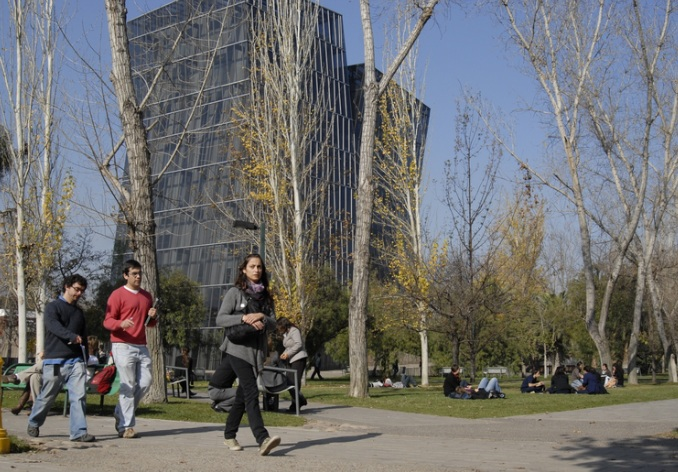
#> input picture RecuperacionDeInformacion/Codigos/Anexo 01.2-Ejemplos OpenCV (python)/imagen1.jpg, 678 x 472 px
$ python tarea1-parte1.py '../../Codigos/Anexo 01.2-Ejemplos OpenCV (python)' out
#> lines starting #> are read from the running program, lines starting #| are printed output that depends on the picture
### RecuperacionDeInformacion/Tarea1/Classes/ImageDataset.py
import os

import cv2

import t1_util


class ImageDataset:
    def __init__(self, carpeta, extension=".jpg"):
        self._extension = str(extension)
        self.carpeta = carpeta

    @property
    def carpeta(self):
        return self._carpeta

    @carpeta.setter
    def carpeta(self, valor):
        if not os.path.isdir(valor):
            raise NotADirectoryError("no existe directorio {}".format(valor))
        self._carpeta = valor
        self._nombres = self._listar()

    @property
    def extension(self):
        return self._extension

    # [4 lines left out: function extension, not called in this run]

    @property
    def nombres(self):
        return self._nombres

    def _listar(self):
        nombres = t1_util.listar_archivos_con_extension(self._carpeta, self._extension)
        if not nombres:
            raise FileNotFoundError("no hay imágenes {} en {}".format(
                self._extension, self._carpeta))
        return nombres

    def ruta(self, nombre):
        return os.path.join(self._carpeta, nombre)

    def leer(self, nombre):
        imagen = cv2.imread(self.ruta(nombre), cv2.IMREAD_COLOR)
        if imagen is None:
            raise IOError("no puedo abrir la imagen: " + self.ruta(nombre))
        return imagen

    def __len__(self):
        return len(self._nombres)

    def __iter__(self):
        for nombre in self._nombres:
            yield nombre, self.leer(nombre)

    def __repr__(self):
        return "ImageDataset({}, {} imágenes)".format(self._carpeta, len(self))

### RecuperacionDeInformacion/Tarea1/Tarea1-Armando-Arredondo-Valle/Classes/ImagePreprocessor.py
import cv2


class ImagePreprocessor:
    def __init__(self, size=128, equalizar=True, interpolacion=cv2.INTER_AREA):
        self.size = size
        self.equalizar = equalizar
        self.interpolacion = interpolacion

    @property
    def size(self):
        return self._size

    @size.setter
    def size(self, valor):
        valor = int(valor)
        if valor < 1:
            raise ValueError("size debe ser >= 1, recibí {}".format(valor))
        self._size = valor

    @property
    def equalizar(self):
        return self._equalizar

    @equalizar.setter
    def equalizar(self, valor):
        self._equalizar = bool(valor)

    @property
    def interpolacion(self):
        return self._interpolacion

    @interpolacion.setter
    def interpolacion(self, valor):
        self._interpolacion = int(valor)

    def redimensionar(self, imagen_bgr):
        return cv2.resize(imagen_bgr, (self.size, self.size),
                          interpolation=self.interpolacion)

    @staticmethod
    def ecualizar_canales(imagen_bgr):
        return cv2.merge([cv2.equalizeHist(canal) for canal in cv2.split(imagen_bgr)])

    @staticmethod
    def reflejar(imagen_bgr):
        return cv2.flip(imagen_bgr, 1)

    def preparar(self, imagen_bgr):
        imagen = self.redimensionar(imagen_bgr)
        if self.equalizar:
            imagen = self.ecualizar_canales(imagen)
        return imagen

    @classmethod
    def desde_config(cls, config):
        return cls(size=config.size, equalizar=config.equalizar)

    def __repr__(self):
        return "ImagePreprocessor(size={}, equalizar={})".format(self.size, self.equalizar)

### RecuperacionDeInformacion/Tarea1/Tarea1-Armando-Arredondo-Valle/Classes/ZoneGrid.py
class Zona:
    def __init__(self, nivel, fila, col, rect, histograma=None):
        self._nivel = int(nivel)
        self._fila = int(fila)
        self._col = int(col)
        self._rect = tuple(rect)
        self.histograma = histograma

    @property
    def nivel(self):
        return self._nivel

    @property
    def fila(self):
        return self._fila

    @property
    def col(self):
        return self._col

    @property
    def rect(self):
        return self._rect

    @property
    def ancho(self):
        return self._rect[2] - self._rect[0]

    @property
    def alto(self):
        return self._rect[3] - self._rect[1]

    @property
    def histograma(self):
        return self._histograma

    @histograma.setter
    def histograma(self, valor):
        self._histograma = valor

    def recortar(self, imagen):
        x0, y0, x1, y1 = self._rect
        return imagen[y0:y1, x0:x1]

    def __repr__(self):
        return "Zona(nivel={}, fila={}, col={}, rect={})".format(
            self.nivel, self.fila, self.col, self.rect)


class ZoneGrid:
    def __init__(self, niveles):
        self.niveles = niveles

    @property
    def niveles(self):
        return list(self._niveles)

    @niveles.setter
    def niveles(self, valor):
        niveles = [int(n) for n in valor]
        if not niveles or any(n < 1 for n in niveles):
            raise ValueError("niveles debe ser una lista de enteros >= 1, recibí {}".format(valor))
        self._niveles = niveles

    @property
    def cantidad_zonas(self):
        return sum(nivel * nivel for nivel in self._niveles)

    @staticmethod
    def limites(maximo_no_incluido, cantidad):
        lista = [round(maximo_no_incluido * i / cantidad) for i in range(cantidad)]
        lista.append(maximo_no_incluido)
        return lista

    def zonas(self, alto, ancho):
        for nivel in self._niveles:
            ly = self.limites(alto, nivel)
            lx = self.limites(ancho, nivel)
            for fila in range(nivel):
                for col in range(nivel):
                    rect = (lx[col], ly[fila], lx[col + 1], ly[fila + 1])
                    yield Zona(nivel, fila, col, rect)

    def zonas_de(self, imagen):
        for zona in self.zonas(imagen.shape[0], imagen.shape[1]):
            yield zona, zona.recortar(imagen)

    @classmethod
    def desde_config(cls, config):
        return cls(config.niveles)

    def __repr__(self):
        return "ZoneGrid(niveles={}, {} zonas)".format(self.niveles, self.cantidad_zonas)

### RecuperacionDeInformacion/Tarea1/Tarea1-Armando-Arredondo-Valle/Classes/ColorHistogram3D.py
import cv2


class ColorHistogram3D:
    CANALES = [0, 1, 2]
    RANGO = [0, 256, 0, 256, 0, 256]

    def __init__(self, bins=8):
        self.bins = bins

    @property
    def bins(self):
        return self._bins

    @bins.setter
    def bins(self, valor):
        valor = int(valor)
        if not 1 <= valor <= 256:
            raise ValueError("bins debe estar entre 1 y 256, recibí {}".format(valor))
        self._bins = valor

    @property
    def largo(self):
        return self._bins ** 3

    def contar(self, region_bgr):
        bins = self._bins
        return cv2.calcHist([region_bgr], self.CANALES, None,
                            [bins, bins, bins], self.RANGO).flatten()

    @staticmethod
    def normalizar(histograma):
        suma = histograma.sum()
        if suma > 0:
            histograma = histograma / suma
        return histograma

    def calcular(self, region_bgr):
        return self.normalizar(self.contar(region_bgr))

    @classmethod
    def desde_config(cls, config):
        return cls(bins=config.bins)

    def __repr__(self):
        return "ColorHistogram3D(bins={}, largo={})".format(self.bins, self.largo)

### RecuperacionDeInformacion/Tarea1/Classes/DescriptorIndex.py
import os

import numpy

from Classes.DescriptorConfig import DescriptorConfig


class DescriptorIndex:
    ARCHIVO = "descriptores.npz"

    def __init__(self, nombres, matriz, config):
        nombres = list(nombres)
        if len(nombres) != matriz.shape[0]:
            raise ValueError("nombres y matriz no calzan: {} vs {}".format(
                len(nombres), matriz.shape[0]))
        self._nombres = nombres
        self._matriz = matriz
        self._config = config

    @property
    def nombres(self):
        return self._nombres

    @property
    def matriz(self):
        return self._matriz

    @property
    def config(self):
        return self._config

    @property
    def dimensiones(self):
        return self._matriz.shape[1]

    def nombre_de(self, fila):
        return self._nombres[int(fila)]

    def descriptor_de(self, nombre):
        return self._matriz[self._nombres.index(nombre)]

    def __len__(self):
        return len(self._nombres)

    @classmethod
    def construir(cls, dataset, descriptor, flip=False, verbose=False, cada=200):
        matriz = numpy.zeros((len(dataset), descriptor.largo), numpy.float32)
        for k, (nombre, imagen) in enumerate(dataset):
            matriz[k] = descriptor.describir(imagen, flip=flip)
            cls._avisar(verbose, cada, k, len(dataset))
#> this loop made 2 passes
#> pass 1, in preparar, `imagen = self.redimensionar(imagen_bgr)`:
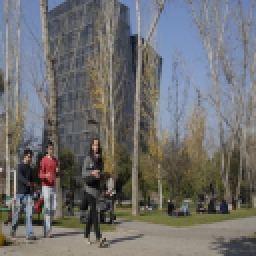
#> imagen: shape (128, 128, 3) (shown 2 times larger); mean B, G, R 109.4, 110.1, 110
#> pass 1, in preparar, `imagen = self.ecualizar_canales(imagen)`:
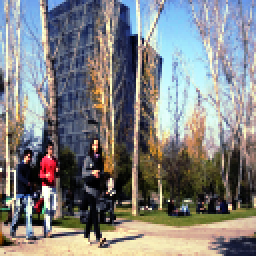
#> imagen: shape (128, 128, 3) (shown 2 times larger); mean B, G, R 128.2, 128.7, 128.6
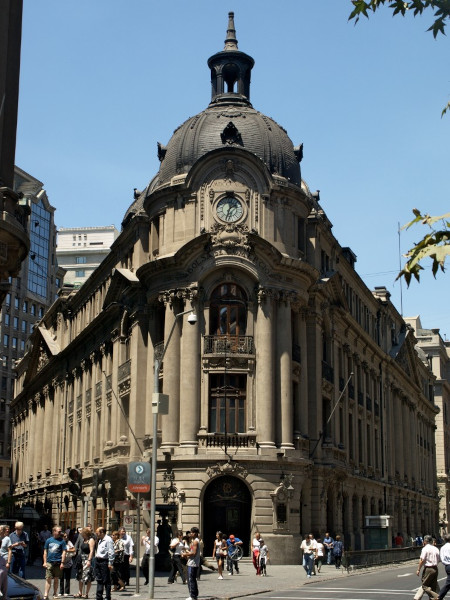
#> input picture RecuperacionDeInformacion/Codigos/Anexo 01.2-Ejemplos OpenCV (python)/imagen2.jpg, 450 x 600 px
#> pass 2, in preparar (call 2), `imagen = self.redimensionar(imagen_bgr)`:
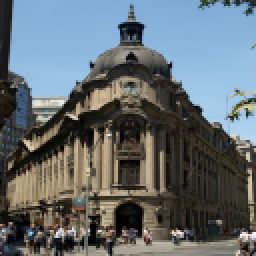
#> imagen: shape (128, 128, 3) (shown 2 times larger); mean B, G, R 112.6, 108.4, 99.3
#> pass 2, in preparar (call 2), `imagen = self.ecualizar_canales(imagen)`:
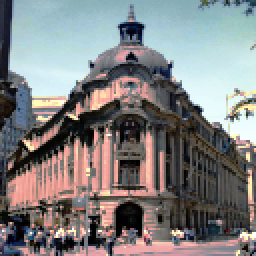
#> imagen: shape (128, 128, 3) (shown 2 times larger); mean B, G, R 128.6, 128.4, 128.5
        return cls(dataset.nombres, matriz, descriptor.config)

    # [10 lines left out: function construir_con_reflejo, not called in this run]

    @staticmethod
    def _avisar(verbose, cada, k, total):
        if verbose and (k + 1) % cada == 0:
            print("  procesadas {}/{} imágenes...".format(k + 1, total))

    def guardar(self, carpeta):
        os.makedirs(carpeta, exist_ok=True)
        numpy.savez_compressed(os.path.join(carpeta, self.ARCHIVO),
                               nombres=numpy.array(self._nombres),
                               descriptores=self._matriz)
        self._config.guardar(carpeta)

    # [10 lines left out: function cargar, not called in this run]

    def __repr__(self):
        return "DescriptorIndex({} imágenes x {} dimensiones)".format(
            len(self), self.dimensiones)

### RecuperacionDeInformacion/Tarea1/Tarea1-Armando-Arredondo-Valle/Classes/ColorZoneDescriptor.py
import numpy

from Classes.ColorHistogram3D import ColorHistogram3D
from Classes.Descriptor import Descriptor
from Classes.DescriptorConfig import DescriptorConfig
from Classes.ImagePreprocessor import ImagePreprocessor
from Classes.ZoneGrid import ZoneGrid


class ColorZoneDescriptor(Descriptor):
    def __init__(self, config=None):
        self.config = config if config is not None else DescriptorConfig()

    @property
    def config(self):
        return self._config

    @config.setter
    def config(self, valor):
        if not isinstance(valor, DescriptorConfig):
            raise TypeError(
                "config debe ser un DescriptorConfig, recibí {}".format(type(valor))
            )
        self._config = valor
        self._preprocesador = ImagePreprocessor.desde_config(valor)
        self._grilla = ZoneGrid.desde_config(valor)
        self._histograma = ColorHistogram3D.desde_config(valor)

    @property
    def preprocesador(self):
        return self._preprocesador

    @property
    def grilla(self):
        return self._grilla

    @property
    def histograma(self):
        return self._histograma

    @property
    def largo(self):
        return self._grilla.cantidad_zonas * self._histograma.largo

    def describir(self, imagen_bgr, flip=False):
        return self._concatenar(self._describir_zonas(imagen_bgr, flip))

    # [4 lines left out: function describir_con_zonas, not called in this run]

    def preparar(self, imagen_bgr, flip=False):
        if flip:
            imagen_bgr = self._preprocesador.reflejar(imagen_bgr)
        return self._preprocesador.preparar(imagen_bgr)

    def _describir_zonas(self, imagen_bgr, flip=False, ya_preparada=False):
        imagen = imagen_bgr if ya_preparada else self.preparar(imagen_bgr, flip)
        for zona, region in self._grilla.zonas_de(imagen):
            zona.histograma = self._histograma.calcular(region)
            yield zona

    @staticmethod
    def _concatenar(zonas):
        return numpy.concatenate([zona.histograma for zona in zonas]).astype(
            numpy.float32
        )

### RecuperacionDeInformacion/Tarea1/Tarea1-Armando-Arredondo-Valle/Classes/Descriptor.py
import abc


class Descriptor(abc.ABC):
    # [9 lines left out: functions largo, config, not called in this run]

    @abc.abstractmethod
    def describir(self, imagen_bgr, flip=False):
        pass

    def __repr__(self):
        return "{}({} dimensiones)".format(type(self).__name__, self.largo)

### RecuperacionDeInformacion/Tarea1/Tarea1-Armando-Arredondo-Valle/Classes/DescriptorConfig.py
import json
import os


class DescriptorConfig:
    ARCHIVO = "config.json"

    def __init__(self, size=128, grid=4, usar_global=True, bins=8, equalizar=True):
        self.size = size
        self.grid = grid
        self.usar_global = usar_global
        self.bins = bins
        self.equalizar = equalizar

    @property
    def size(self):
        return self._size

    @size.setter
    def size(self, valor):
        valor = int(valor)
        if valor < 1:
            raise ValueError("size debe ser >= 1, recibí {}".format(valor))
        self._size = valor

    @property
    def grid(self):
        return self._grid

    @grid.setter
    def grid(self, valor):
        valor = int(valor)
        if valor < 1:
            raise ValueError("grid debe ser >= 1, recibí {}".format(valor))
        self._grid = valor

    @property
    def usar_global(self):
        return self._usar_global

    @usar_global.setter
    def usar_global(self, valor):
        self._usar_global = bool(valor)

    @property
    def bins(self):
        return self._bins

    @bins.setter
    def bins(self, valor):
        valor = int(valor)
        if not 1 <= valor <= 256:
            raise ValueError("bins debe estar entre 1 y 256, recibí {}".format(valor))
        self._bins = valor

    @property
    def equalizar(self):
        return self._equalizar

    @equalizar.setter
    def equalizar(self, valor):
        self._equalizar = bool(valor)

    @property
    def niveles(self):
        return ([1] if self.usar_global else []) + [self.grid]

    @property
    def cantidad_zonas(self):
        return sum(nivel * nivel for nivel in self.niveles)

    @property
    def largo_descriptor(self):
        return self.cantidad_zonas * (self.bins ** 3)

    def to_dict(self):
        return {"size": self.size, "grid": self.grid, "usar_global": self.usar_global,
                "bins": self.bins, "equalizar": self.equalizar}

    @classmethod
    def from_dict(cls, datos):
        return cls(**datos)

    def guardar(self, carpeta):
        os.makedirs(carpeta, exist_ok=True)
        with open(os.path.join(carpeta, self.ARCHIVO), "w", encoding="utf-8") as f:
            json.dump(self.to_dict(), f, indent=2, ensure_ascii=False)

    # [7 lines left out: function cargar, not called in this run]

    def __eq__(self, otra):
        return isinstance(otra, DescriptorConfig) and self.to_dict() == otra.to_dict()

    def __repr__(self):
        return "DescriptorConfig({}) -> {} zonas, {} dimensiones".format(
            self.to_dict(), self.cantidad_zonas, self.largo_descriptor)

### RecuperacionDeInformacion/Tarea1/Tarea1-Armando-Arredondo-Valle/t1_util.py
# INF3841 - TAREA 1 - RECUPERACIÓN DE INFORMACIÓN
# Fecha: 10 de agosto de 2026
# Alumno: [nombre]

# Este archivo es usado por tarea1-parte1.py y tarea1-parte2.py
# Permite tener funciones compartidas entre ambos programas

# Se puede modificar este archivo para agregar más funciones (si es necesario)
# Incluir este archivo en la entrega de la tarea si fue modificado.

import os
import pickle


# Retorna todos los archivos que terminan con el parametro extension
# ejemplo: listar_archivos_con_extension(dir, ".jpg") retorna los archivos en dir cuyo nombre termina con .jpg
def listar_archivos_con_extension(carpeta, extension):
    lista = []
    for archivo in os.listdir(carpeta):
        # los que terminan con la extension se agregan a la lista de nombres
        if archivo.endswith(extension):
            lista.append(archivo)
    lista.sort()
    return lista


# escribe el objeto de python en un archivo binario
# [44 lines left out: functions guardar_objeto, leer_objeto, escribir_lista_de_columnas_en_archivo, not called in this run]

### RecuperacionDeInformacion/Tarea1/Tarea1-Armando-Arredondo-Valle/tarea1-parte1.py
import sys
import os
import time

from Classes import ColorZoneDescriptor, DescriptorConfig, DescriptorIndex, ImageDataset

CONFIG = DescriptorConfig(size=128, grid=4, usar_global=True, bins=8, equalizar=True)


def tarea1_parte1(dir_input_imagenes_R, dir_output_descriptores_R):
    if not os.path.isdir(dir_input_imagenes_R):
        print("ERROR: no existe directorio {}".format(dir_input_imagenes_R))
        sys.exit(1)
    elif os.path.exists(dir_output_descriptores_R):
        print("ERROR: ya existe directorio {}".format(dir_output_descriptores_R))
        sys.exit(1)

    imagenes_R = ImageDataset(dir_input_imagenes_R)
    print("[parte1] {} imágenes en {}".format(len(imagenes_R), dir_input_imagenes_R))

    descriptor = ColorZoneDescriptor(CONFIG)
    print("[parte1] descriptor: {}".format(descriptor))
    t0 = time.time()
    indice_R = DescriptorIndex.construir(imagenes_R, descriptor, verbose=True)
    print("[parte1] {} en {:.1f} s".format(indice_R, time.time() - t0))

    indice_R.guardar(dir_output_descriptores_R)
    print("[parte1] descriptores guardados en: {}".format(dir_output_descriptores_R))


if len(sys.argv) < 3:
    print("Uso: {}  dir_input_imagenes_R  dir_output_descriptores_R".format(sys.argv[0]))
    sys.exit(1)

dir_input_imagenes_R = sys.argv[1]
dir_output_descriptores_R = sys.argv[2]

tarea1_parte1(dir_input_imagenes_R, dir_output_descriptores_R)
